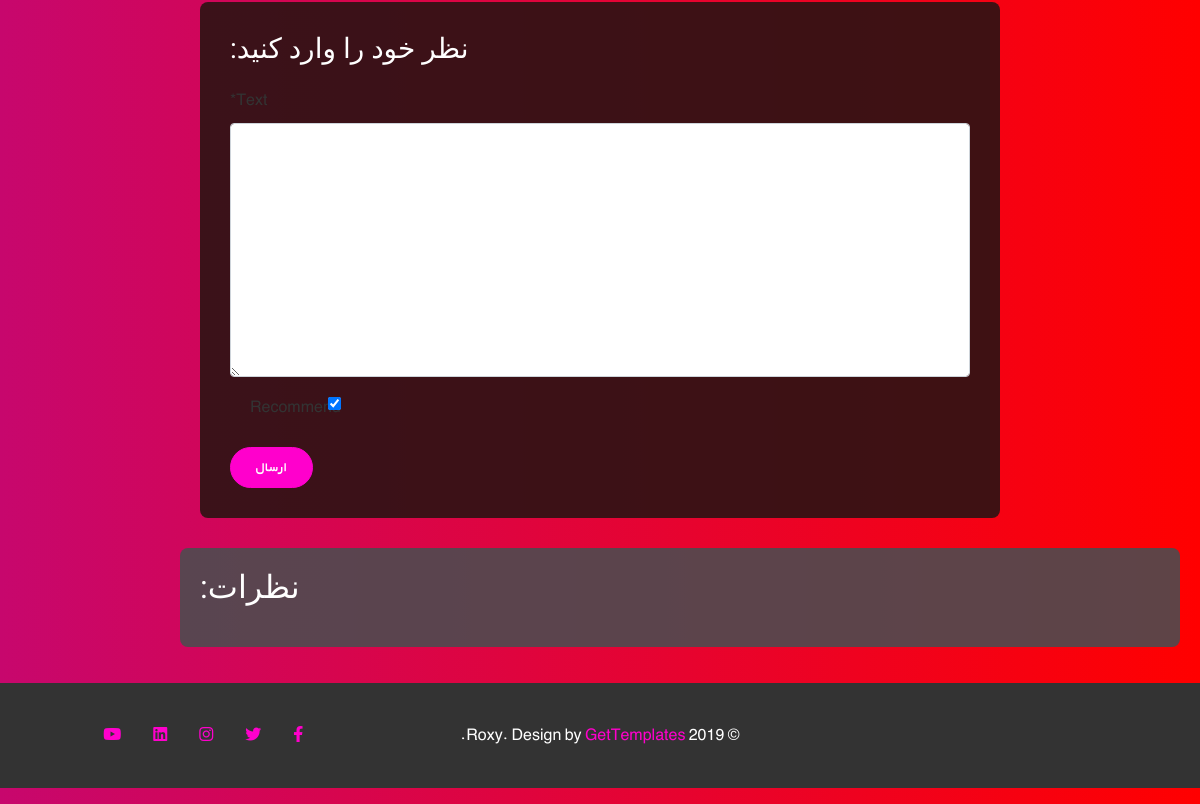
The page /shop/2 (lower part) on the database as committed earlier.
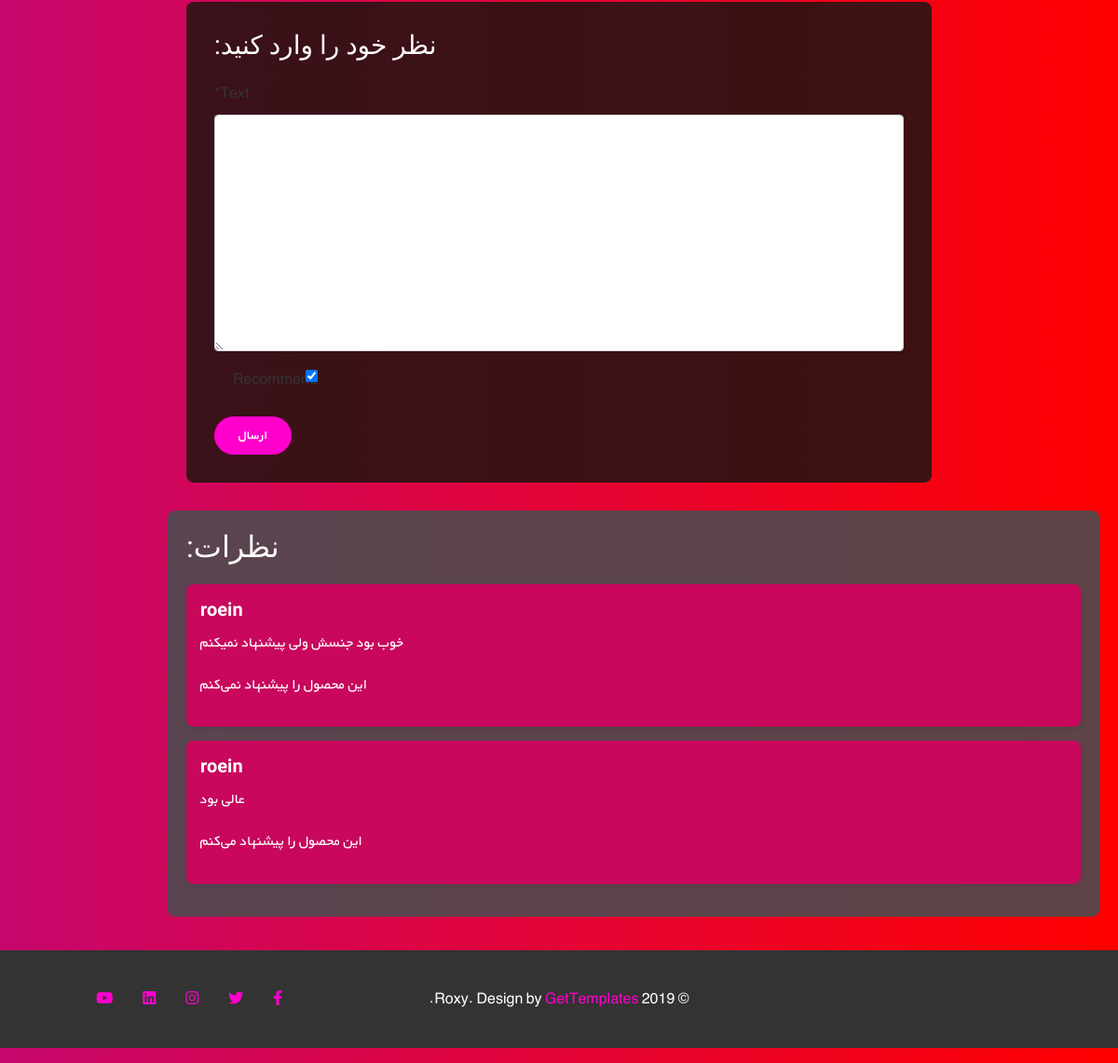
The same page on the database as committed later.
### page_team/models.py (models this page shows)
class ShopComment(models.Model):
    user = models.ForeignKey(get_user_model(), on_delete=models.CASCADE)
    shop = models.ForeignKey(TeamShop , on_delete=models.CASCADE , related_name='comments')
    text = models.TextField()
    datetime_created = models.DateTimeField(auto_now_add=True)
    active = models.BooleanField(default=True)
    recommend = models.BooleanField(default=True)

### accounts/models.py (models this page shows)
class CustomUser(AbstractUser):
    age = models.PositiveIntegerField(null=True, blank=True)

### page_team/views.py (the view)
# urls.py: path('shop/<int:pk>', views.shop_details , name='shop-detail'),
def shop_details(request , pk):
    shop = get_object_or_404(TeamShop , pk = pk)
    shop_comment = shop.comments.all()
    if request.method == 'POST':
        comment_form = ShopCommentForm(request.POST)
        if comment_form.is_valid():
            comment = comment_form.save(commit=False)
            comment.user = request.user
            comment.shop = shop
            comment.save()
            comment_form = ShopCommentForm()
    else:
        comment_form = ShopCommentForm()
    return render(request , 'page_team/post_detail.html' , {
        'shop' : shop,
        'comments' : shop_comment,
        'comment_form' : comment_form})

### page_team/forms.py
class ShopCommentForm(forms.ModelForm):
    class Meta:
        model = ShopComment
        fields = ['text' , 'recommend']

### page_team/templates/page_team/post_detail.html (shortened to what this page needs)
{% extends '_base.html' %}
{% load crispy_forms_tags %}
{% block content %}
<!DOCTYPE html>
{% load static %}
<html lang="fa" dir="rtl">
<head>
    <link rel="stylesheet" href="{% static 'css/post_detail.css' %}">
    <link rel="stylesheet" href="https://cdnjs.cloudflare.com/ajax/libs/font-awesome/6.0.0-beta3/css/all.min.css">
</head>
<body>
    <div class="container">
        <div class="comment-form-section" style="width: 100%; max-width: 800px; margin: 30px auto; padding: 30px;">
            <h3 style="margin-bottom: 20px; color: white">نظر خود را وارد کنید:</h3>
            <form method="POST">
                {{ comment_form|crispy }}
                <button type="submit" class="btn btn-primary" style="margin-top: 10px;">ارسال</button>
            </form>
        </div>
        <div class="comments-section" style="width: 100%; max-width: 1000px; background-color: rgba(77,76,79,0.9);" >
            <h2 style="margin-bottom: 20px; color: white">نظرات:</h2>
            {% for comment in comments %}
                {% if comment.active %}
                    <div class="comment" style="background-color: rgba(211,2,95,0.91);">
                        <h5 class="comment-author" style="color: white">{{ comment.user.username }}</h5>
                        <h6 style="color: white">{{ comment.text|linebreaks }}</h6>
                        <div>
                            {% if comment.recommend %}
                                <p class="recommend" style="color: white">این محصول را پیشنهاد می‌کنم</p>
                            {% else %}
                                <p class="not-recommend" style="color: white">این محصول را پیشنهاد نمی‌کنم</p>
                            {% endif %}
                        </div>
                    </div>
                {% endif %}
            {% endfor %}
        </div>
    </div>
</body>
</html>
{% endblock content %}

Rows that differ between the two databases and show on the page:
added ShopComment: user.username "roein", text "خوب بود جنسش ولی پیشنهاد نمیکنم", recommend "این محصول را پیشنهاد نمی‌کنم"
added ShopComment: user.username "roein", text "عالی بود", recommend "این محصول را پیشنهاد می‌کنم"
